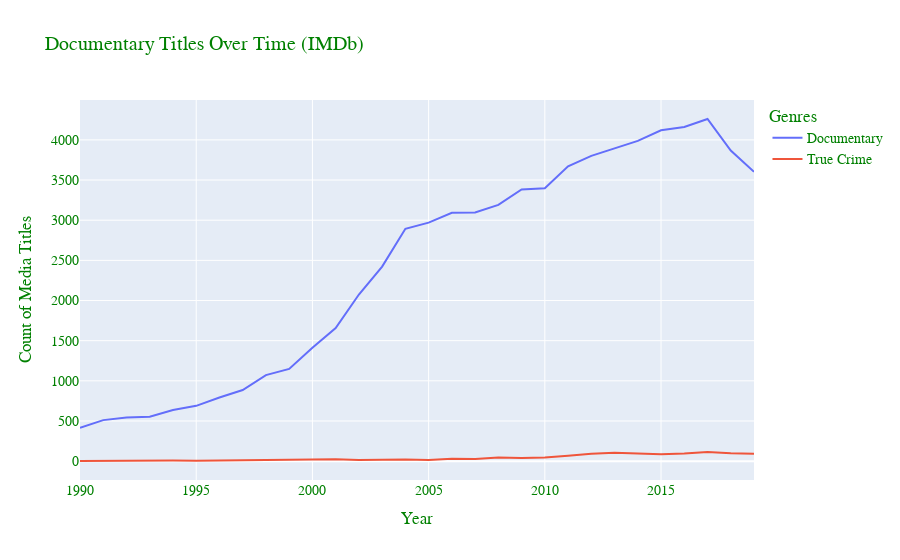

This figure's notebook cell:
### Code cell
def genre_chart(genre):
    '''
    Creates a plotly bar chart for the given genre
    Accepts as it's first argument:
    'Documentary' 'Short' 'Animation' 'Sport' 'Action' 'Comedy' 'Romance'
    'Music' 'Drama' 'Western' 'News' 'History' 'Crime' 'Sci-Fi' 'Family'
    'Fantasy' 'Horror' 'Biography' 'War' 'Adventure' 'Mystery' 'Musical'
    'Adult' 'Thriller' 'Film-Noir' 'Talk-Show' 'Game-Show' 'Reality-TV'
    
    For years between 1990 and 2020
    '''
    fig = go.Figure()
    
    #fig = px.line(x=list(genres_by_year[genre].keys()), y=list(genres_by_year[genre].values()))
    
    fig.add_trace(go.Scatter(x=list(genres_by_year[genre].keys()), y=list(genres_by_year[genre].values()),
                    mode='lines', name=f'{genre}'));
    
    fig.add_trace(go.Scatter(x=list(genres_by_year['True Crime'].keys()), y=list(genres_by_year['True Crime'].values()),
                    mode='lines', name='True Crime'));
    
    fig.update_layout(
        title=f"{genre} Titles Over Time (IMDb)",
        xaxis_title="Year",
        yaxis_title="Count of Media Titles",
        legend_title="Genres",
        font=dict(
            family="Times New Roman",
            size=14,
            color="Green"
        )
    );
    return fig.show()

genre_chart('Documentary')

### Figure 1 — Plotly figure (JSON) as saved in the notebook; plotly's stock layout.template omitted (floating-point values rounded to 4 significant figures)
{"data": [{"mode": "lines", "name": "Documentary", "type": "scatter", "x": [1990, 1991, 1992, 1993, 1994, 1995, 1996, 1997, 1998, 1999, 2000, 2001, 2002, 2003, 2004, 2005, 2006, 2007, 2008, 2009, 2010, 2011, 2012, 2013, 2014, 2015, 2016, 2017, 2018, 2019], "y": [416, 511, 543, 554, 638, 689, 792, 886, 1071, 1149, 1413, 1658, 2075, 2422, 2893, 2970, 3092, 3095, 3191, 3383, 3399, 3672, 3801, 3898, 3987, 4119, 4160, 4260, 3867, 3603]}, {"mode": "lines", "name": "True Crime", "type": "scatter", "x": [1990, 1991, 1992, 1993, 1994, 1995, 1996, 1997, 1998, 1999, 2000, 2001, 2002, 2003, 2004, 2005, 2006, 2007, 2008, 2009, 2010, 2011, 2012, 2013, 2014, 2015, 2016, 2017, 2018, 2019], "y": [2, 5, 11, 6, 8, 6, 9, 6, 12, 13, 21, 23, 15, 22, 20, 16, 31, 26, 45, 40, 45, 66, 93, 106, 95, 87, 94, 115, 99, 93]}], "layout": {"font": {"color": "Green", "family": "Times New Roman", "size": 14}, "legend": {"title": {"text": "Genres"}}, "title": {"text": "Documentary Titles Over Time (IMDb)"}, "xaxis": {"title": {"text": "Year"}}, "yaxis": {"title": {"text": "Count of Media Titles"}}}}
